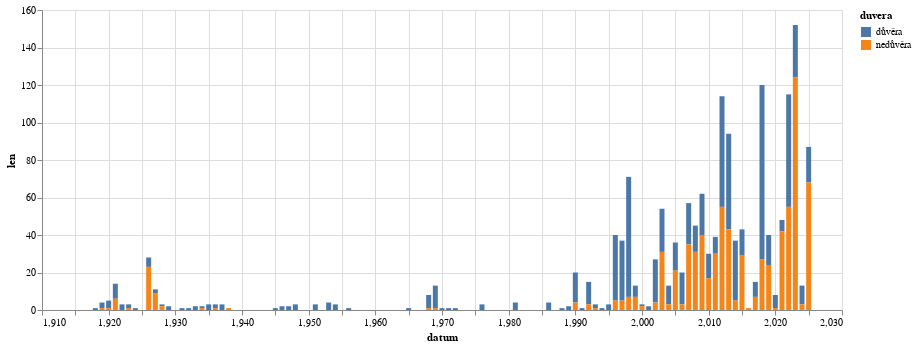

Notebook cell for this chart:
### Code cell
alt.Chart(
    kombo,
    width=800
).mark_bar(
).encode(
    alt.X("datum:Q"),
    alt.Y("len:Q"),
    alt.Color("duvera:N")
)

### Figure 1 — Vega-Lite specification as saved in the notebook (floating-point values rounded to 4 significant figures)
{"config": {"view": {"continuousWidth": 300, "continuousHeight": 300}}, "data": {"name": "data-663fd6724b00d593952cb6da6dd50d9d"}, "mark": {"type": "bar"}, "encoding": {"color": {"field": "duvera", "type": "nominal"}, "x": {"field": "datum", "type": "quantitative"}, "y": {"field": "len", "type": "quantitative"}}, "width": 800, "$schema": "https://vega.github.io/schema/vega-lite/v5.20.1.json", "datasets": {"data-663fd6724b00d593952cb6da6dd50d9d": [{"datum": 1918, "len": 1, "duvera": "důvěra"}, {"datum": 1919, "len": 3, "duvera": "důvěra"}, {"datum": 1919, "len": 1, "duvera": "nedůvěra"}, {"datum": 1920, "len": 4, "duvera": "důvěra"}, {"datum": 1920, "len": 1, "duvera": "nedůvěra"}, {"datum": 1921, "len": 8, "duvera": "důvěra"}, {"datum": 1921, "len": 6, "duvera": "nedůvěra"}, {"datum": 1922, "len": 3, "duvera": "důvěra"}, {"datum": 1923, "len": 2, "duvera": "důvěra"}, {"datum": 1923, "len": 1, "duvera": "nedůvěra"}, {"datum": 1924, "len": 1, "duvera": "důvěra"}, {"datum": 1926, "len": 5, "duvera": "důvěra"}, {"datum": 1926, "len": 23, "duvera": "nedůvěra"}, {"datum": 1927, "len": 2, "duvera": "důvěra"}, {"datum": 1927, "len": 9, "duvera": "nedůvěra"}, {"datum": 1928, "len": 1, "duvera": "důvěra"}, {"datum": 1928, "len": 2, "duvera": "nedůvěra"}, {"datum": 1929, "len": 2, "duvera": "důvěra"}, {"datum": 1931, "len": 1, "duvera": "důvěra"}, {"datum": 1932, "len": 1, "duvera": "důvěra"}, {"datum": 1933, "len": 2, "duvera": "důvěra"}, {"datum": 1934, "len": 1, "duvera": "důvěra"}, {"datum": 1934, "len": 1, "duvera": "nedůvěra"}, {"datum": 1935, "len": 3, "duvera": "důvěra"}, {"datum": 1936, "len": 2, "duvera": "důvěra"}, {"datum": 1936, "len": 1, "duvera": "nedůvěra"}, {"datum": 1937, "len": 3, "duvera": "důvěra"}, {"datum": 1938, "len": 1, "duvera": "nedůvěra"}, {"datum": 1945, "len": 1, "duvera": "důvěra"}, {"datum": 1946, "len": 2, "duvera": "důvěra"}, {"datum": 1947, "len": 2, "duvera": "důvěra"}, {"datum": 1948, "len": 3, "duvera": "důvěra"}, {"datum": 1951, "len": 3, "duvera": "důvěra"}, {"datum": 1953, "len": 4, "duvera": "důvěra"}, {"datum": 1954, "len": 3, "duvera": "důvěra"}, {"datum": 1956, "len": 1, "duvera": "důvěra"}, {"datum": 1965, "len": 1, "duvera": "důvěra"}, {"datum": 1968, "len": 7, "duvera": "důvěra"}, {"datum": 1968, "len": 1, "duvera": "nedůvěra"}, {"datum": 1969, "len": 12, "duvera": "důvěra"}, {"datum": 1969, "len": 1, "duvera": "nedůvěra"}, {"datum": 1970, "len": 1, "duvera": "důvěra"}, {"datum": 1971, "len": 1, "duvera": "důvěra"}, {"datum": 1972, "len": 1, "duvera": "důvěra"}, {"datum": 1976, "len": 3, "duvera": "důvěra"}, {"datum": 1981, "len": 4, "duvera": "důvěra"}, {"datum": 1986, "len": 4, "duvera": "důvěra"}, {"datum": 1988, "len": 1, "duvera": "důvěra"}, {"datum": 1989, "len": 2, "duvera": "důvěra"}, {"datum": 1990, "len": 16, "duvera": "důvěra"}, {"datum": 1990, "len": 4, "duvera": "nedůvěra"}, {"datum": 1991, "len": 1, "duvera": "důvěra"}, {"datum": 1992, "len": 12, "duvera": "důvěra"}, {"datum": 1992, "len": 3, "duvera": "nedůvěra"}, {"datum": 1993, "len": 2, "duvera": "důvěra"}, {"datum": 1993, "len": 1, "duvera": "nedůvěra"}, {"datum": 1994, "len": 1, "duvera": "důvěra"}, {"datum": 1995, "len": 3, "duvera": "důvěra"}, {"datum": 1996, "len": 35, "duvera": "důvěra"}, {"datum": 1996, "len": 5, "duvera": "nedůvěra"}, {"datum": 1997, "len": 32, "duvera": "důvěra"}, {"datum": 1997, "len": 5, "duvera": "nedůvěra"}, {"datum": 1998, "len": 64, "duvera": "důvěra"}, {"datum": 1998, "len": 7, "duvera": "nedůvěra"}, {"datum": 1999, "len": 6, "duvera": "důvěra"}, {"datum": 1999, "len": 7, "duvera": "nedůvěra"}, {"datum": 2000, "len": 1, "duvera": "důvěra"}, {"datum": 2000, "len": 2, "duvera": "nedůvěra"}, {"datum": 2001, "len": 2, "duvera": "důvěra"}, {"datum": 2002, "len": 23, "duvera": "důvěra"}, {"datum": 2002, "len": 4, "duvera": "nedůvěra"}, {"datum": 2003, "len": 23, "duvera": "důvěra"}, {"datum": 2003, "len": 31, "duvera": "nedůvěra"}, {"datum": 2004, "len": 10, "duvera": "důvěra"}, {"datum": 2004, "len": 3, "duvera": "nedůvěra"}, {"datum": 2005, "len": 15, "duvera": "důvěra"}, {"datum": 2005, "len": 21, "duvera": "nedůvěra"}, {"datum": 2006, "len": 17, "duvera": "důvěra"}, {"datum": 2006, "len": 3, "duvera": "nedůvěra"}, {"datum": 2007, "len": 22, "duvera": "důvěra"}, {"datum": 2007, "len": 35, "duvera": "nedůvěra"}, {"datum": 2008, "len": 14, "duvera": "důvěra"}, {"datum": 2008, "len": 31, "duvera": "nedůvěra"}, {"datum": 2009, "len": 22, "duvera": "důvěra"}, {"datum": 2009, "len": 40, "duvera": "nedůvěra"}, {"datum": 2010, "len": 13, "duvera": "důvěra"}, {"datum": 2010, "len": 17, "duvera": "nedůvěra"}, {"datum": 2011, "len": 9, "duvera": "důvěra"}, {"datum": 2011, "len": 30, "duvera": "nedůvěra"}, {"datum": 2012, "len": 59, "duvera": "důvěra"}, {"datum": 2012, "len": 55, "duvera": "nedůvěra"}, {"datum": 2013, "len": 51, "duvera": "důvěra"}, {"datum": 2013, "len": 43, "duvera": "nedůvěra"}, {"datum": 2014, "len": 32, "duvera": "důvěra"}, {"datum": 2014, "len": 5, "duvera": "nedůvěra"}, {"datum": 2015, "len": 14, "duvera": "důvěra"}, {"datum": 2015, "len": 29, "duvera": "nedůvěra"}, {"datum": 2016, "len": 1, "duvera": "nedůvěra"}, {"datum": 2017, "len": 8, "duvera": "důvěra"}, {"datum": 2017, "len": 7, "duvera": "nedůvěra"}, {"datum": 2018, "len": 93, "duvera": "důvěra"}, {"datum": 2018, "len": 27, "duvera": "nedůvěra"}, {"datum": 2019, "len": 16, "duvera": "důvěra"}, {"datum": 2019, "len": 24, "duvera": "nedůvěra"}, {"datum": 2020, "len": 7, "duvera": "důvěra"}, {"datum": 2020, "len": 1, "duvera": "nedůvěra"}, {"datum": 2021, "len": 6, "duvera": "důvěra"}, {"datum": 2021, "len": 42, "duvera": "nedůvěra"}, {"datum": 2022, "len": 60, "duvera": "důvěra"}, {"datum": 2022, "len": 55, "duvera": "nedůvěra"}, {"datum": 2023, "len": 28, "duvera": "důvěra"}, {"datum": 2023, "len": 124, "duvera": "nedůvěra"}, {"datum": 2024, "len": 10, "duvera": "důvěra"}, {"datum": 2024, "len": 3, "duvera": "nedůvěra"}, {"datum": 2025, "len": 19, "duvera": "důvěra"}, {"datum": 2025, "len": 68, "duvera": "nedůvěra"}]}}
